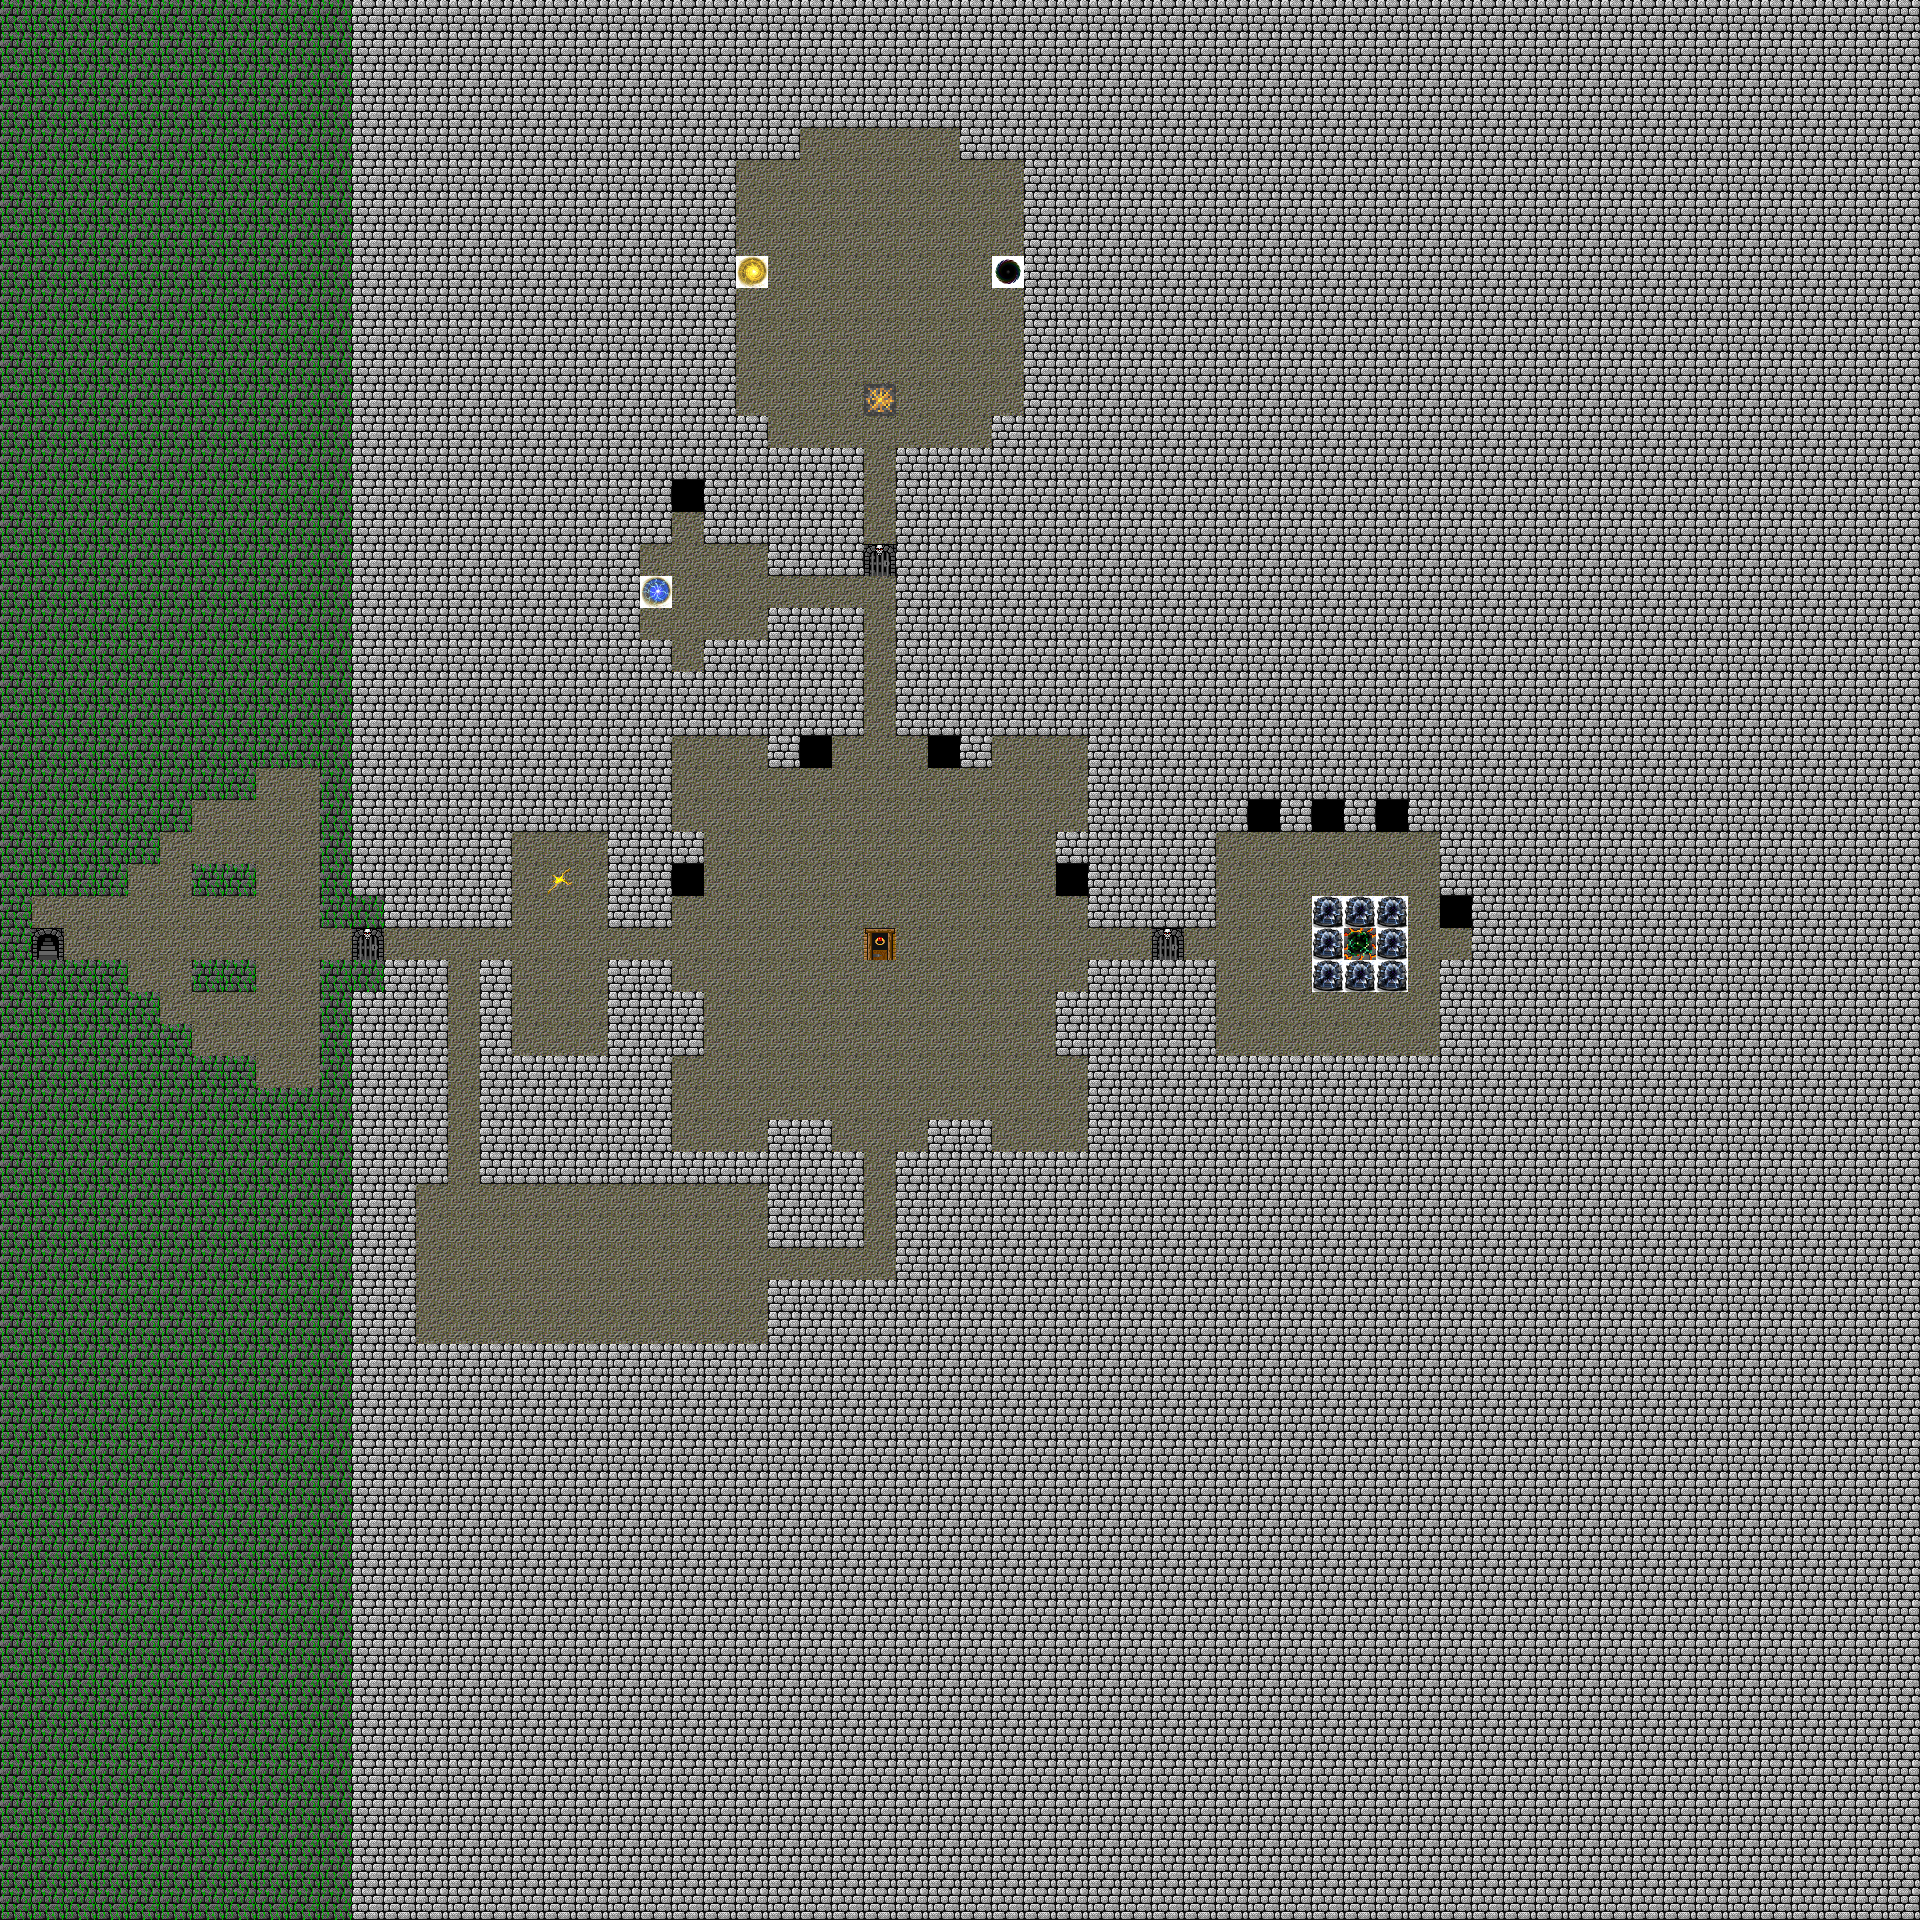

Tiled map render using the project's own tile images. Description and the map definition, with tile-layer contents summarised, below:
An orthogonal 60x60 tile map with 32x32 px tiles, 1 tile layer (Terrain), 3 tilesets and 21 objects (3x flamewall, 2x portal back, Weirdling Beast, butler, Farportal guardian, ...).

<map version="1.0" orientation="orthogonal" width="60" height="60" tilewidth="32" tileheight="32">
 <tileset firstgid="1" name="dg_dungeon32" tilewidth="32" tileheight="32">
  <image source="gfx/dg_dungeon32.gif" width="288" height="320" />
  <tile id="6">
   <properties>
    <property name="display" value="+" />
    <property name="value" value="&quot;SEALED_DOOR&quot;" />
   </properties>
  </tile>
  <tile id="15">
   <properties>
    <property name="display" value="&lt;" />
    <property name="value" value="&quot;LAKE_NUR&quot;" />
   </properties>
  </tile>
  <tile id="51">
   <properties>
    <property name="display" value="." />
    <property name="value" value="&quot;OLD_FLOOR&quot;" />
   </properties>
  </tile>
  <tile id="54">
   <properties>
    <property name="display" value="*" />
    <property name="value" value="&quot;TELEPORT_OUT&quot;" />
   </properties>
  </tile>
  <tile id="55">
   <properties>
    <property name="display" value="|" />
   </properties>
  </tile>
  <tile id="75">
   <properties>
    <property name="display" value="=" />
    <property name="value" value="&quot;OLD_WALL&quot;" />
   </properties>
  </tile>
 </tileset>
 <tileset firstgid="91" name="tome-terrains" tilewidth="32" tileheight="32">
  <image source="gfx/tome-terrains.png" width="256" height="576" />
  <tile id="1">
   <properties>
    <property name="display" value="#" />
    <property name="value" value="&quot;HARD_BIGWALL&quot;" />
   </properties>
  </tile>
  <tile id="9">
   <properties>
    <property name="display" value="&amp;" />
    <property name="value" value="&quot;FARPORTAL&quot;" />
   </properties>
  </tile>
  <tile id="10">
   <properties>
    <property name="display" value="F" />
    <property name="value" value="&quot;CFARPORTAL&quot;" />
   </properties>
  </tile>
  <tile id="27">
   <properties>
    <property name="display" value="G" />
    <property name="value" value="&quot;GREEN_DRAPPING&quot;" />
   </properties>
  </tile>
  <tile id="52">
   <properties>
    <property name="display" value="P" />
    <property name="value" value="&quot;PURPLE_DRAPPING&quot;" />
   </properties>
  </tile>
  <tile id="85">
   <properties>
    <property name="display" value="T" />
   </properties>
  </tile>
  <tile id="86">
   <properties>
    <property name="display" value="L" />
   </properties>
  </tile>
  <tile id="87">
   <properties>
    <property name="display" value="M" />
   </properties>
  </tile>
  <tile id="130">
   <properties>
    <property name="display" value="*" />
    <property name="value" value="&quot;COMMAND_ORB&quot;" />
   </properties>
  </tile>
  <tile id="136">
   <properties>
    <property name="display" value="N" />
   </properties>
  </tile>
 </tileset>
 <tileset firstgid="235" name="numbers" tilewidth="32" tileheight="32">
  <image source="gfx/numbers.png" width="192" height="192" />
  <tile id="0">
   <properties>
    <property name="display" value="1" />
   </properties>
  </tile>
  <tile id="1">
   <properties>
    <property name="display" value="2" />
   </properties>
  </tile>
  <tile id="2">
   <properties>
    <property name="display" value="3" />
   </properties>
  </tile>
  <tile id="3">
   <properties>
    <property name="display" value="4" />
   </properties>
  </tile>
  <tile id="4">
   <properties>
    <property name="display" value="5" />
   </properties>
  </tile>
  <tile id="5">
   <properties>
    <property name="display" value="6" />
   </properties>
  </tile>
  <tile id="6">
   <properties>
    <property name="display" value="7" />
   </properties>
  </tile>
  <tile id="7">
   <properties>
    <property name="display" value="8" />
   </properties>
  </tile>
  <tile id="8">
   <properties>
    <property name="display" value="9" />
   </properties>
  </tile>
 </tileset>
 <layer name="Terrain" width="60" height="60">
  <data>[3600 cells, 3600 non-empty, 22 distinct tile ids]</data>
 </layer>
 <objectgroup color="#ff0000" name="Actor" width="60" height="60">
  <object name="Weirdling Beast" x="295" y="933" width="20" height="20">
   <properties>
    <property name="display" value="h" />
    <property name="value" value="&quot;WEIRDLING_BEAST&quot;" />
   </properties>
  </object>
 </objectgroup>
 <objectgroup color="#55ff7f" name="addSpot#spots" width="60" height="60">
  <object x="357" y="933" width="19" height="23">
   <properties>
    <property name="subtype" value="&quot;weirdling&quot;" />
    <property name="type" value="&quot;door&quot;" />
   </properties>
  </object>
  <object name="portal back" x="549" y="997" width="21" height="21">
   <properties>
    <property name="subtype" value="&quot;back&quot;" />
    <property name="type" value="&quot;portal-melinda&quot;" />
   </properties>
  </object>
  <object x="36" y="929" width="19" height="23">
   <properties>
    <property name="subtype" value="&quot;up&quot;" />
    <property name="type" value="&quot;stair&quot;" />
   </properties>
  </object>
  <object name="portal back" x="549" y="869" width="21" height="21">
   <properties>
    <property name="subtype" value="&quot;back&quot;" />
    <property name="type" value="&quot;portal&quot;" />
   </properties>
  </object>
  <object name="butler" x="740" y="804" width="21" height="21">
   <properties>
    <property name="subtype" value="&quot;butler&quot;" />
    <property name="type" value="&quot;spawn&quot;" />
   </properties>
  </object>
  <object x="1160" y="932" width="19" height="23">
   <properties>
    <property name="subtype" value="&quot;farportal&quot;" />
    <property name="type" value="&quot;door&quot;" />
   </properties>
  </object>
  <object name="Farportal guardian" x="1285" y="929" width="19" height="23">
   <properties>
    <property name="subtype" value="&quot;farportal&quot;" />
    <property name="type" value="&quot;spawn&quot;" />
   </properties>
  </object>
  <object name="melinda" x="743" y="1030" width="21" height="21">
   <properties>
    <property name="subtype" value="&quot;melinda&quot;" />
    <property name="type" value="&quot;spawn&quot;" />
   </properties>
  </object>
  <object x="872" y="548" width="19" height="23">
   <properties>
    <property name="subtype" value="&quot;trainingroom&quot;" />
    <property name="type" value="&quot;door&quot;" />
   </properties>
  </object>
  <object x="783" y="183" width="203" height="155">
   <properties>
    <property name="subtype" value="&quot;training&quot;" />
    <property name="type" value="&quot;training&quot;" />
   </properties>
  </object>
  <object x="872" y="261" width="19" height="20">
   <properties>
    <property name="subtype" value="&quot;trainingroom&quot;" />
    <property name="type" value="&quot;camera&quot;" />
   </properties>
  </object>
 </objectgroup>
 <objectgroup name="addZone#rooms" width="60" height="60" visible="0">
  <object name="control room" x="673" y="738" width="412" height="408">
   <properties>
    <property name="subtype" value="&quot;Control Room&quot;" />
    <property name="type" value="&quot;zonename&quot;" />
   </properties>
  </object>
  <object name="arrival room" x="517" y="837" width="83" height="215">
   <properties>
    <property name="subtype" value="&quot;Portal Room&quot;" />
    <property name="type" value="&quot;zonename&quot;" />
   </properties>
  </object>
  <object name="storage room" x="418" y="1186" width="348" height="152">
   <properties>
    <property name="sort_drops" value="true" />
    <property name="subtype" value="&quot;Storage Room&quot;" />
    <property name="type" value="&quot;zonename&quot;" />
   </properties>
  </object>
  </objectgroup>
 <objectgroup color="#ff55ff" name="addZone#particles" width="60" height="60">
  <!-- 3 objects omitted --></objectgroup>
</map>
<!-- 6 of 21 objects omitted -->
